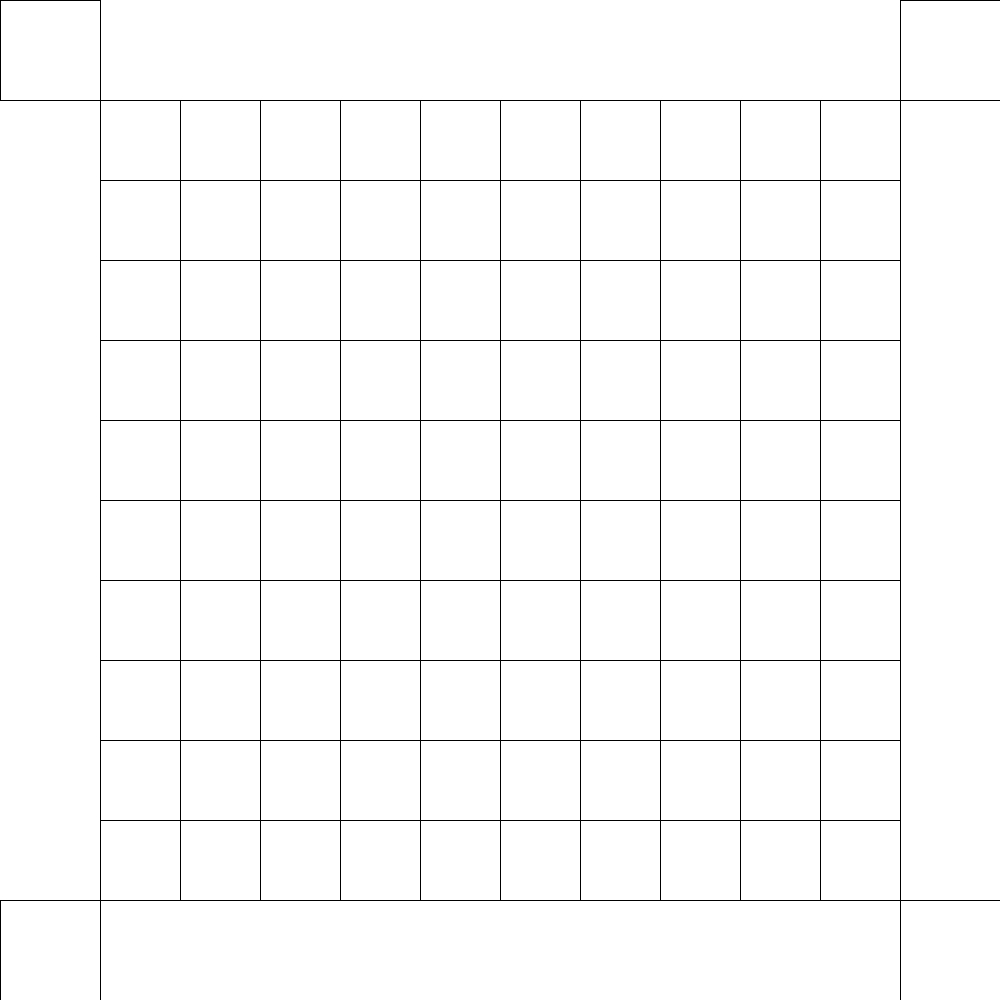
Frame 1 (no input)
Frame 2 (the mouse pressed at the canvas centre, redrawn once): identical to frame 1, image omitted

The Processing sketch that drew this single still picture (run headless with seeded random() and noise(); the mouse was pressed at the canvas centre and the sketch redrawn once):

// Processing sketch: grid_basic
// ── grid_basic.pde
int count = 10;
int margin = 100;
float u, v = 0.00;

void setup() {
  size(1000, 1000);
  noLoop();
  ellipseMode(CORNER);
}

void draw() {
  background(255);
  rect(0, 0, 100, 100);
  rect(width-margin, 0, 100, 100);
  rect(0, height-margin, 100, 100);
  rect(width-margin, height-margin, 100, 100);
  
  for (int x = 0; x < count; x++) {
    for (int y = 0; y < count; y++) {
      u = norm(x, 0, count);
      v = norm(y, 0, count);
      drawTile(u, v, 800/count);
    }
  }
}

void drawTile(float u, float v, int size) {
  float x = lerp(margin, width - margin, u);
  float y = lerp(margin, width - margin, v);
  
  rect(x, y, size, size);
  
}

void mousePressed() {
  redraw();
}
